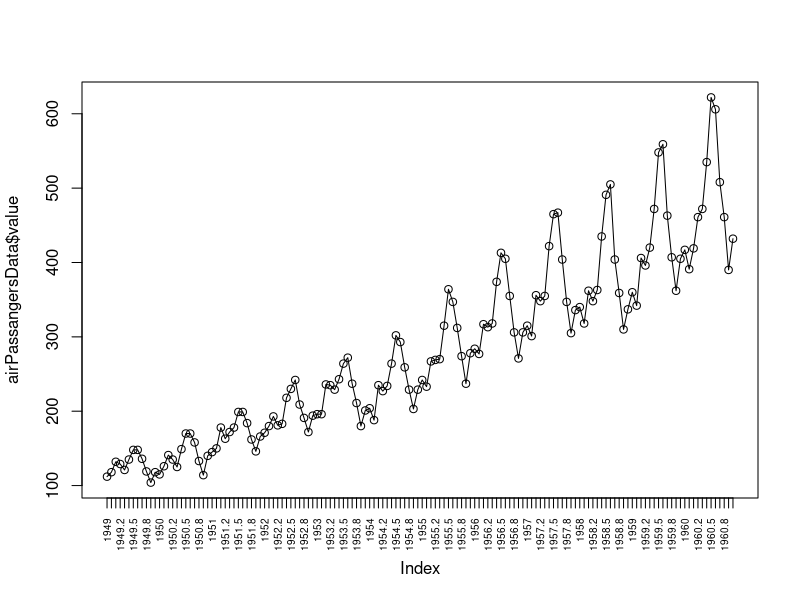

R code for this plot:
airPassangersData = read.csv("AirPassengers.csv")

for(i in 1:length(airPassangersData$time))
   airPassangersData[i,][2] = round(airPassangersData[i,][2],1)


grafico = plot(airPassangersData$value,xaxt="none",type="o")
axis(1,at=1:length(airPassangersData$time),labels=airPassangersData$time,cex.axis=0.6,las=2)
